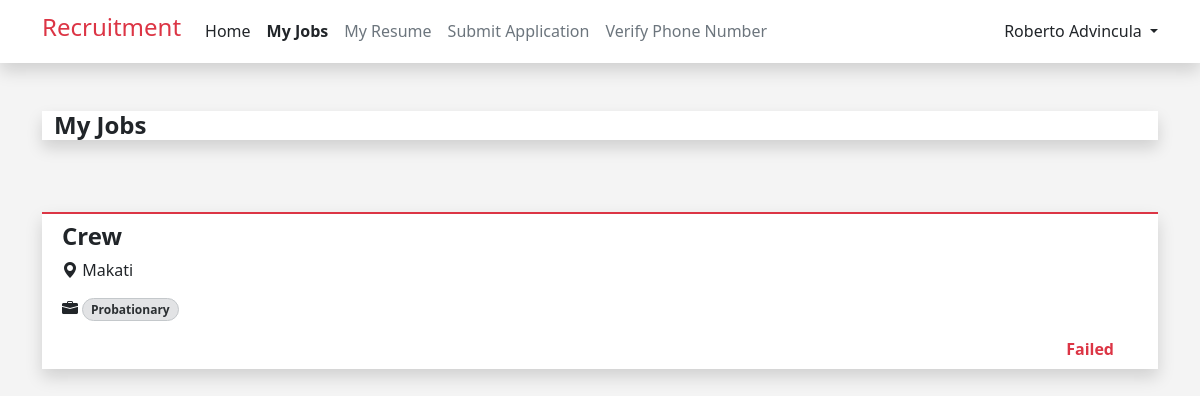
The page /my_jobs.php (signed in) on the database its author committed.
### tables this page shows
CREATE TABLE `mrfs` (
  `id` int(11) NOT NULL,
  `industry` varchar(255) NOT NULL,
  `mrf_status` varchar(255) NOT NULL,
  `closed_date` date NOT NULL,
  `request_date` date NOT NULL DEFAULT current_timestamp(),
  `client` varchar(255) NOT NULL,
  `location` varchar(255) NOT NULL,
  `aging_days` varchar(255) NOT NULL,
  `mrf_number` varchar(255) NOT NULL,
  `new_request` varchar(255) NOT NULL,
  `head_count` int(11) NOT NULL,
  `job_position` varchar(255) NOT NULL,
  `contract_type` varchar(255) NOT NULL,
  `classification` varchar(255) NOT NULL,
  `placed` int(11) NOT NULL,
  `variance` int(11) NOT NULL,
  `cancel` int(11) NOT NULL,
  `job_description` text NOT NULL,
  `qualification` text NOT NULL,
  `remarks` text NOT NULL
);

CREATE TABLE `job_applicants` (
  `id` int(12) NOT NULL,
  `user_id` int(12) NOT NULL,
  `job_id` int(12) NOT NULL,
  `application_status` varchar(255) NOT NULL,
  `interview_date` datetime DEFAULT NULL,
  `remark` text NOT NULL,
  `employee_id` int(11) NOT NULL
);

### my_jobs_process.php (called while the page is built, shortened)
<?php
include ("dbconn.php");
if ($_SESSION['user_role'] !== 'user') {
    $_SESSION['error_message'] = "Sorry. You don't have the permission to access this page.";
    header("Location: index.php");
    exit();
} else {
    $userId = $_SESSION['user_id'];
    $query =
        "SELECT mrfs.id AS mrf_id,  mrfs.job_position, mrfs.contract_type, mrfs.location, mrfs.job_description, mrfs.qualification, job_applicants.id AS applicant_id, job_applicants.application_status
        FROM mrfs
        INNER JOIN job_applicants ON mrfs.id = job_applicants.job_id
        WHERE job_applicants.user_id = ?";
    $stmt = $conn->prepare($query);
    $stmt->bind_param("i", $userId);
    $stmt->execute();
    $result = $stmt->get_result();
    function getStatusClass($status)
    {
        switch ($status) {
            case 'Failed':
                return 'text-danger';
        }
    }
}
?>

### my_jobs.php (the view, shortened to what this page needs)
<?php
include ('my_jobs_process.php');
include ("components/header.php");
?>
<!DOCTYPE html>
<html lang="en">
<head>
</head>
<body style="background-color: #F4F4F4; ">
    <div class="container">
        <div class="container-fluid bg-white shadow mb-5 mt-5 ">
            <h4 class=" mt-1 mb-1 fw-bold">My Jobs</h4>
        </div>
        <?php
        while ($row = mysqli_fetch_assoc($result)) {
            ?>
            <div class="row">
                <div class="col-sm-12 col-md-12 ">
                    <div class="container-fluid bg-white shadow mb-3 mt-4 border-2 border-top border-danger">
                        <div class="row p-2">
                            <h4 class="fw-bold">
                                <a href="" data-bs-toggle="modal"
                                    data-bs-target="#viewJobDetails<?php echo $row['mrf_id']; ?>"
                                    class="text-decoration-none text-dark"><?php echo $row['job_position'] ?></a>
                            </h4>
                            <div class="row">
                                <div class="col">
                                    <i class="bi bi-geo-alt-fill"></i><span>
                                        <?php echo $row['location']; ?>
                                    </span>
                                </div>
                            </div>
                            <div class="row">
                                <div class="col">
                                    <i class="bi bi-briefcase-fill"></i>
                                    <span
                                        class="badge bg-secondary-subtle border border-secondary-subtle text-secondary-emphasis rounded-pill mt-3">
                                        <?php echo $row['contract_type']; ?>
                                    </span>
                                </div>
                            </div>
                            <div class="row mt-3">
                                <div class="col d-flex justify-content-end">
                                    <div
                                        class="fw-bold rounded-1 <?php echo getStatusClass($row['application_status']); ?>">
                                        <?php echo $row['application_status']; ?>
                                    </div>
                                </div>
                            </div>
                        </div>
                    </div>
                </div>
            </div>
            <?php
        }
        ?>
    </div>
</body>
</html>

### rows shown on the page
mrfs: job_position "Crew", location "Makati", contract_type "Probationary", job_applicants.application_status "Failed"

### other values the page prints
$user "Roberto Advincula"
